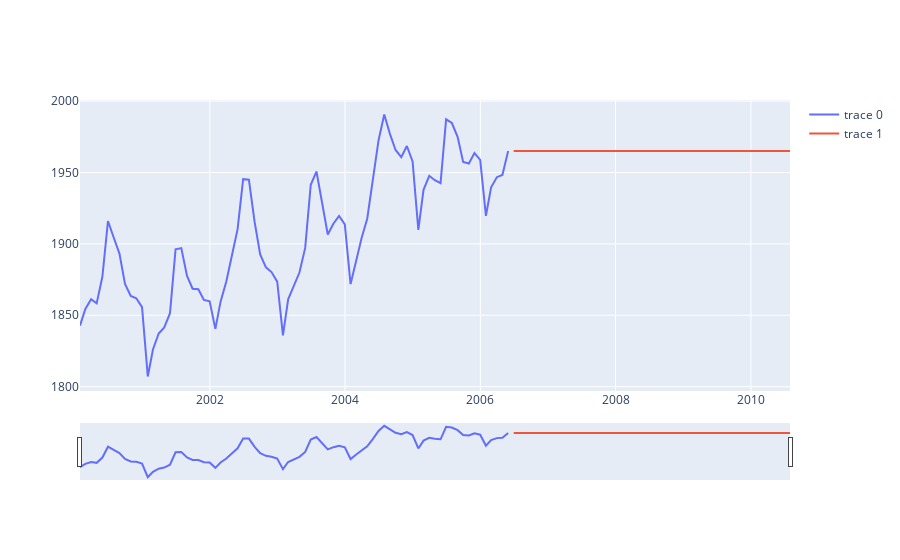

The code cell stored with this chart in its notebook:
### Markdown cell above
## Простое экспоненциальное сглаживание, ETS(A,N,N)

### Code cell
exp = sm.tsa.statespace.ExponentialSmoothing(ts)
res = exp.fit()
print(res.summary())


forecs = res.get_forecast(50).summary_frame()

forplot()
